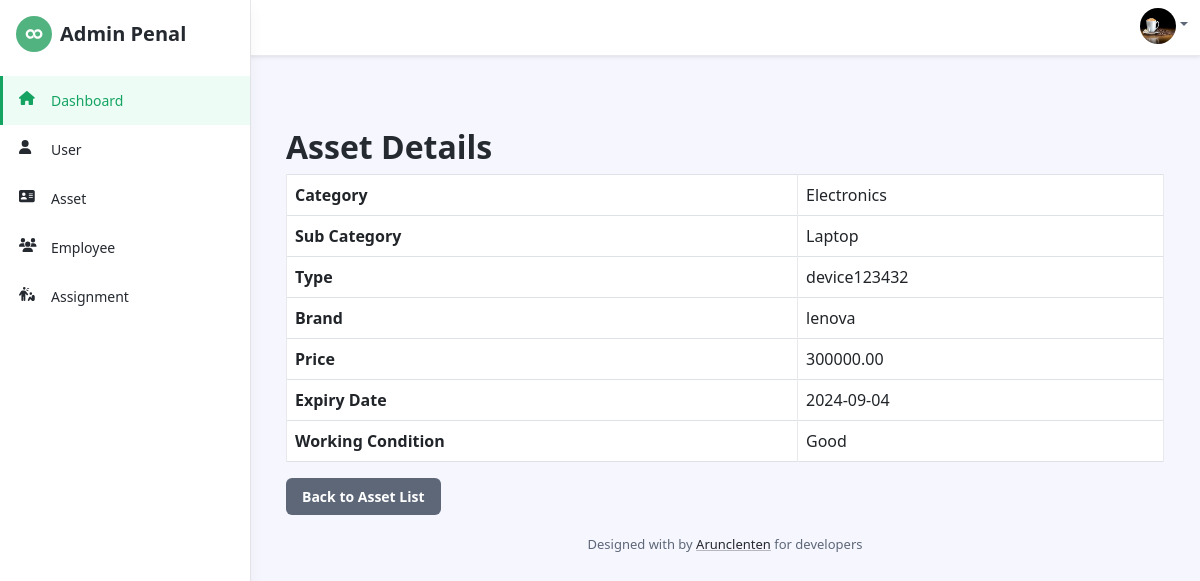
Page /asset_view.php?id=15 (signed in) on the committed database.
### tables this page shows
CREATE TABLE `assets` (
  `id` int(11) NOT NULL,
  `unique_id` varchar(250) NOT NULL,
  `category` varchar(100) DEFAULT NULL,
  `sub_category` varchar(100) DEFAULT NULL,
  `type` varchar(100) DEFAULT NULL,
  `brand` varchar(100) DEFAULT NULL,
  `price` decimal(10,2) DEFAULT NULL,
  `expiry_date` date DEFAULT NULL,
  `working_condition` varchar(50) DEFAULT NULL,
  `created_at` timestamp NOT NULL DEFAULT current_timestamp()
);

### asset_view.php (the view, shortened to what this page needs)
<?php
include("header.php");
include 'db.php';
$id = $_GET['id'] ?? null;
$asset = $pdo->query("SELECT * FROM assets WHERE id = $id")->fetch(PDO::FETCH_ASSOC);
?>
<div class="container mt-5">
    <h2>Asset Details</h2>
    <table class="table table-bordered">
        <tr>
            <th>Category</th>
            <td><?= htmlspecialchars($asset['category']) ?></td>
        </tr>
        <tr>
            <th>Sub Category</th>
            <td><?= htmlspecialchars($asset['sub_category']) ?></td>
        </tr>
        <tr>
            <th>Type</th>
            <td><?= htmlspecialchars($asset['type']) ?></td>
        </tr>
        <tr>
            <th>Brand</th>
            <td><?= htmlspecialchars($asset['brand']) ?></td>
        </tr>
        <tr>
            <th>Price</th>
            <td><?= htmlspecialchars($asset['price']) ?></td>
        </tr>
        <tr>
            <th>Expiry Date</th>
            <td><?= htmlspecialchars($asset['expiry_date']) ?></td>
        </tr>
        <tr>
            <th>Working Condition</th>
            <td><?= htmlspecialchars($asset['working_condition']) ?></td>
        </tr>
    </table>
    <a href="asset.php" class="btn btn-secondary">Back to Asset List</a>
</div>
<?php include('footer.php'); ?>

### rows in the picture
assets: category "Electronics", sub_category "Laptop", type "device123432", brand "lenova", price "300000.00", expiry_date "2024-09-04", working_condition "Good"
